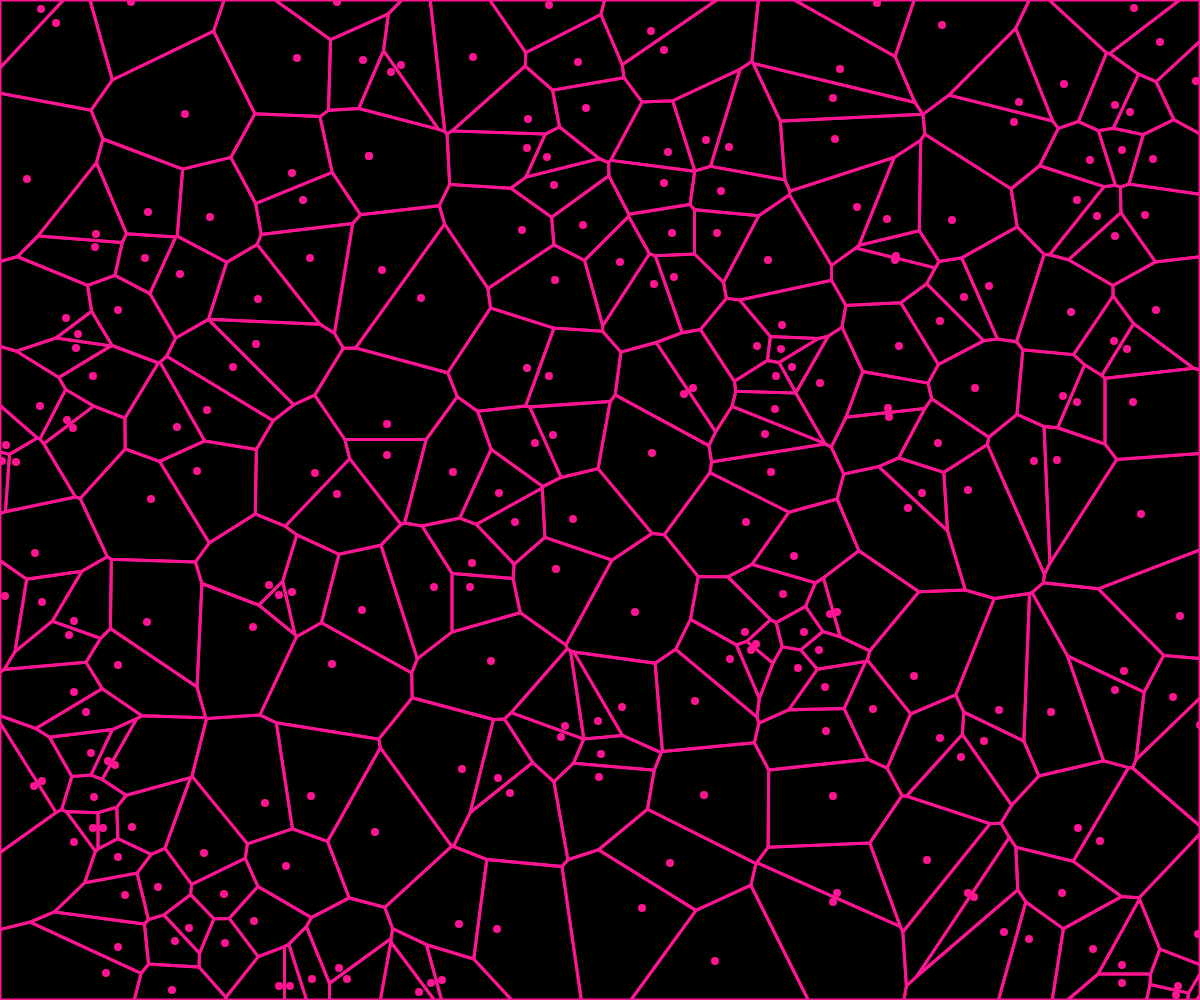
Frame 1 (no input)
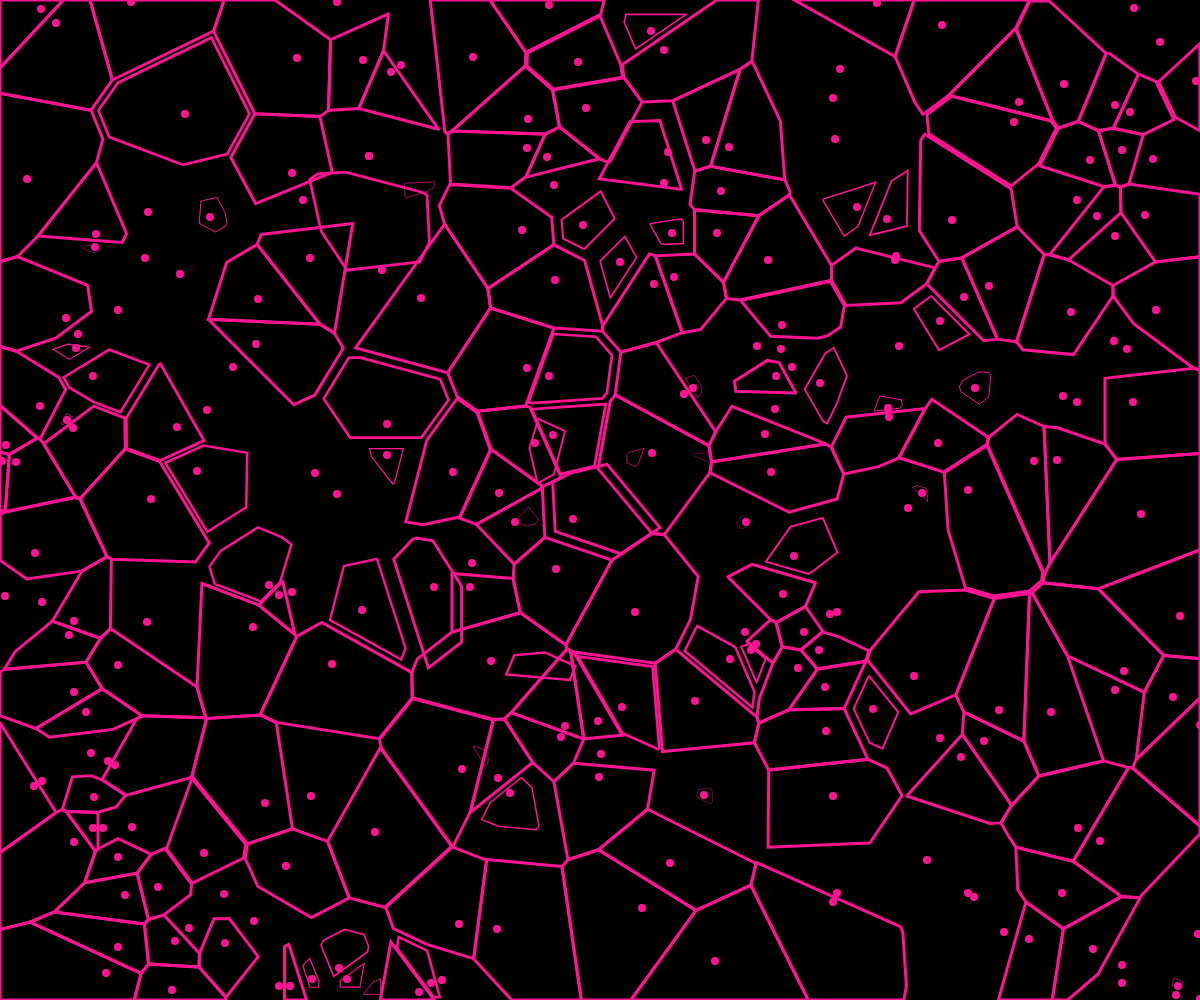
Frame 60 (no input)
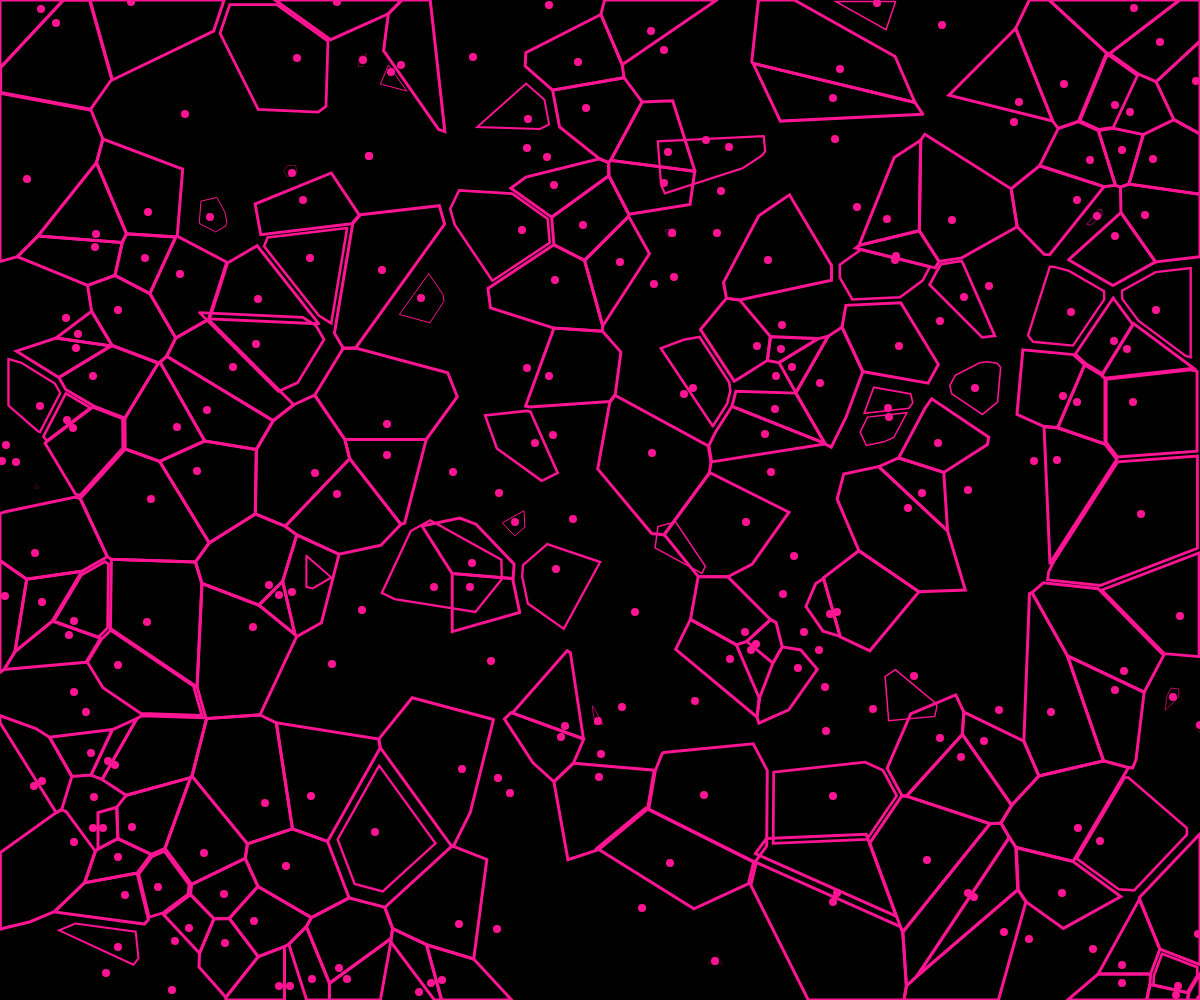
Frame 120 (the mouse pressed at the canvas centre since frame 60)

The p5.js sketch that drew these frames (run headless with seeded random() and noise() and a simulated clock; from frame 60 on, the mouse is pressed at the canvas centre):

// p5.js sketch
// ── sketch.js

/******************
Code by Vamoss
Original code link:
https://openprocessing.org/sketch/1622001

Author links:
http://vamoss.com.br
http://twitter.com/vamoss
http://github.com/vamoss
******************/

//inspired in
//https://www.istockphoto.com/br/vetor/c%C3%A9lulas-biol%C3%B3gicas-padr%C3%A3o-sem-emendas-gm117880281-8900911?st=3e2bf4c

const total = 250;
const totalLayers = 1;
var points = [];
var scales = [];
var polygons = [];

function setup() {
	createCanvas(windowWidth, windowHeight);
	
	points = new Float64Array(total * 2);
	scales = new Array(total);
	var j = 0;
	while(j < total){
		var x = round(random(width));
		var y = round(random(height));
		points[j * 2 + 0] = x;
		points[j * 2 + 1] = y;
		scales[j] = {scale:1};
		j++;
	}
	
	for(var i = 0; i < total; i++){
		var delay = random(100, 3000);
		anime({
			targets: scales[i],
			duration: 1000,
			direction: 'alternate',
			loop: true,
			scale: 0,
			easing: 'easeInOutExpo',
			delay: delay
		});
	}
	
	var delaunay = new Delaunay(points);
	var voronoi = delaunay.voronoi([0, 0, width, height]);
	polygons = Array.from(voronoi.cellPolygons());
}

function draw() {
	background("#000000");
	noFill();
	
	stroke("#FF1493");
	strokeWeight(3);
	drawVoronoi();
	
	//draw points
	strokeWeight(8);
	for(var i = 0; i < total; i++){
		point(points[i * 2], points[i * 2 + 1]);
	}
}

function drawVoronoi(){
	for (var i = 0; i < polygons.length; ++i) {
		push();
			translate(points[i * 2 + 0], points[i * 2 + 1]);
			scale(scales[i].scale);
			translate(-points[i * 2 + 0], -points[i * 2 + 1]);
			const polygon = polygons[i];
			beginShape();
			for (var j = 0; j < polygon.length; ++j) {
				vertex(...polygon[j]);
			}
			endShape();
		pop();
	}
}
// ── libs.js
/*
 * anime.js v3.2.1
 * (c) 2020 Julian Garnier
 * Released under the MIT license
 * animejs.com
 */

!function(n,e){"object"==typeof exports&&"undefined"!=typeof module?module.exports=e():"function"==typeof define&&define.amd?define(e):n.anime=e()}(this,function(){"use strict";var n={update:null,begin:null,loopBegin:null,changeBegin:null,change:null,changeComplete:null,loopComplete:null,complete:null,loop:1,direction:"normal",autoplay:!0,timelineOffset:0},e={duration:1e3,delay:0,endDelay:0,easing:"easeOutElastic(1, .5)",round:0},t=["translateX","translateY","translateZ","rotate","rotateX","rotateY","rotateZ","scale","scaleX","scaleY","scaleZ","skew","skewX","skewY","perspective","matrix","matrix3d"],r={CSS:{},springs:{}};function a(n,e,t){return Math.min(Math.max(n,e),t)}function o(n,e){return n.indexOf(e)>-1}function u(n,e){return n.apply(null,e)}var i={arr:function(n){return Array.isArray(n)},obj:function(n){return o(Object.prototype.toString.call(n),"Object")},pth:function(n){return i.obj(n)&&n.hasOwnProperty("totalLength")},svg:function(n){return n instanceof SVGElement},inp:function(n){return n instanceof HTMLInputElement},dom:function(n){return n.nodeType||i.svg(n)},str:function(n){return"string"==typeof n},fnc:function(n){return"function"==typeof n},und:function(n){return void 0===n},nil:function(n){return i.und(n)||null===n},hex:function(n){return/(^#[0-9A-F]{6}$)|(^#[0-9A-F]{3}$)/i.test(n)},rgb:function(n){return/^rgb/.test(n)},hsl:function(n){return/^hsl/.test(n)},col:function(n){return i.hex(n)||i.rgb(n)||i.hsl(n)},key:function(t){return!n.hasOwnProperty(t)&&!e.hasOwnProperty(t)&&"targets"!==t&&"keyframes"!==t}};function c(n){var e=/\(([^)]+)\)/.exec(n);return e?e[1].split(",").map(function(n){return parseFloat(n)}):[]}function s(n,e){var t=c(n),o=a(i.und(t[0])?1:t[0],.1,100),u=a(i.und(t[1])?100:t[1],.1,100),s=a(i.und(t[2])?10:t[2],.1,100),f=a(i.und(t[3])?0:t[3],.1,100),l=Math.sqrt(u/o),d=s/(2*Math.sqrt(u*o)),p=d<1?l*Math.sqrt(1-d*d):0,v=1,h=d<1?(d*l-f)/p:-f+l;function g(n){var t=e?e*n/1e3:n;return t=d<1?Math.exp(-t*d*l)*(v*Math.cos(p*t)+h*Math.sin(p*t)):(v+h*t)*Math.exp(-t*l),0===n||1===n?n:1-t}return e?g:function(){var e=r.springs[n];if(e)return e;for(var t=0,a=0;;)if(1===g(t+=1/6)){if(++a>=16)break}else a=0;var o=t*(1/6)*1e3;return r.springs[n]=o,o}}function f(n){return void 0===n&&(n=10),function(e){return Math.ceil(a(e,1e-6,1)*n)*(1/n)}}var l,d,p=function(){var n=11,e=1/(n-1);function t(n,e){return 1-3*e+3*n}function r(n,e){return 3*e-6*n}function a(n){return 3*n}function o(n,e,o){return((t(e,o)*n+r(e,o))*n+a(e))*n}function u(n,e,o){return 3*t(e,o)*n*n+2*r(e,o)*n+a(e)}return function(t,r,a,i){if(0<=t&&t<=1&&0<=a&&a<=1){var c=new Float32Array(n);if(t!==r||a!==i)for(var s=0;s<n;++s)c[s]=o(s*e,t,a);return function(n){return t===r&&a===i?n:0===n||1===n?n:o(f(n),r,i)}}function f(r){for(var i=0,s=1,f=n-1;s!==f&&c[s]<=r;++s)i+=e;var l=i+(r-c[--s])/(c[s+1]-c[s])*e,d=u(l,t,a);return d>=.001?function(n,e,t,r){for(var a=0;a<4;++a){var i=u(e,t,r);if(0===i)return e;e-=(o(e,t,r)-n)/i}return e}(r,l,t,a):0===d?l:function(n,e,t,r,a){for(var u,i,c=0;(u=o(i=e+(t-e)/2,r,a)-n)>0?t=i:e=i,Math.abs(u)>1e-7&&++c<10;);return i}(r,i,i+e,t,a)}}}(),v=(l={linear:function(){return function(n){return n}}},d={Sine:function(){return function(n){return 1-Math.cos(n*Math.PI/2)}},Circ:function(){return function(n){return 1-Math.sqrt(1-n*n)}},Back:function(){return function(n){return n*n*(3*n-2)}},Bounce:function(){return function(n){for(var e,t=4;n<((e=Math.pow(2,--t))-1)/11;);return 1/Math.pow(4,3-t)-7.5625*Math.pow((3*e-2)/22-n,2)}},Elastic:function(n,e){void 0===n&&(n=1),void 0===e&&(e=.5);var t=a(n,1,10),r=a(e,.1,2);return function(n){return 0===n||1===n?n:-t*Math.pow(2,10*(n-1))*Math.sin((n-1-r/(2*Math.PI)*Math.asin(1/t))*(2*Math.PI)/r)}}},["Quad","Cubic","Quart","Quint","Expo"].forEach(function(n,e){d[n]=function(){return function(n){return Math.pow(n,e+2)}}}),Object.keys(d).forEach(function(n){var e=d[n];l["easeIn"+n]=e,l["easeOut"+n]=function(n,t){return function(r){return 1-e(n,t)(1-r)}},l["easeInOut"+n]=function(n,t){return function(r){return r<.5?e(n,t)(2*r)/2:1-e(n,t)(-2*r+2)/2}},l["easeOutIn"+n]=function(n,t){return function(r){return r<.5?(1-e(n,t)(1-2*r))/2:(e(n,t)(2*r-1)+1)/2}}}),l);function h(n,e){if(i.fnc(n))return n;var t=n.split("(")[0],r=v[t],a=c(n);switch(t){case"spring":return s(n,e);case"cubicBezier":return u(p,a);case"steps":return u(f,a);default:return u(r,a)}}function g(n){try{return document.querySelectorAll(n)}catch(n){return}}function m(n,e){for(var t=n.length,r=arguments.length>=2?arguments[1]:void 0,a=[],o=0;o<t;o++)if(o in n){var u=n[o];e.call(r,u,o,n)&&a.push(u)}return a}function y(n){return n.reduce(function(n,e){return n.concat(i.arr(e)?y(e):e)},[])}function b(n){return i.arr(n)?n:(i.str(n)&&(n=g(n)||n),n instanceof NodeList||n instanceof HTMLCollection?[].slice.call(n):[n])}function M(n,e){return n.some(function(n){return n===e})}function x(n){var e={};for(var t in n)e[t]=n[t];return e}function w(n,e){var t=x(n);for(var r in n)t[r]=e.hasOwnProperty(r)?e[r]:n[r];return t}function k(n,e){var t=x(n);for(var r in e)t[r]=i.und(n[r])?e[r]:n[r];return t}function O(n){return i.rgb(n)?(t=/rgb\((\d+,\s*[\d]+,\s*[\d]+)\)/g.exec(e=n))?"rgba("+t[1]+",1)":e:i.hex(n)?(r=n.replace(/^#?([a-f\d])([a-f\d])([a-f\d])$/i,function(n,e,t,r){return e+e+t+t+r+r}),a=/^#?([a-f\d]{2})([a-f\d]{2})([a-f\d]{2})$/i.exec(r),"rgba("+parseInt(a[1],16)+","+parseInt(a[2],16)+","+parseInt(a[3],16)+",1)"):i.hsl(n)?function(n){var e,t,r,a=/hsl\((\d+),\s*([\d.]+)%,\s*([\d.]+)%\)/g.exec(n)||/hsla\((\d+),\s*([\d.]+)%,\s*([\d.]+)%,\s*([\d.]+)\)/g.exec(n),o=parseInt(a[1],10)/360,u=parseInt(a[2],10)/100,i=parseInt(a[3],10)/100,c=a[4]||1;function s(n,e,t){return t<0&&(t+=1),t>1&&(t-=1),t<1/6?n+6*(e-n)*t:t<.5?e:t<2/3?n+(e-n)*(2/3-t)*6:n}if(0==u)e=t=r=i;else{var f=i<.5?i*(1+u):i+u-i*u,l=2*i-f;e=s(l,f,o+1/3),t=s(l,f,o),r=s(l,f,o-1/3)}return"rgba("+255*e+","+255*t+","+255*r+","+c+")"}(n):void 0;var e,t,r,a}function C(n){var e=/[+-]?\d*\.?\d+(?:\.\d+)?(?:[eE][+-]?\d+)?(%|px|pt|em|rem|in|cm|mm|ex|ch|pc|vw|vh|vmin|vmax|deg|rad|turn)?$/.exec(n);if(e)return e[1]}function P(n,e){return i.fnc(n)?n(e.target,e.id,e.total):n}function I(n,e){return n.getAttribute(e)}function D(n,e,t){if(M([t,"deg","rad","turn"],C(e)))return e;var a=r.CSS[e+t];if(!i.und(a))return a;var o=document.createElement(n.tagName),u=n.parentNode&&n.parentNode!==document?n.parentNode:document.body;u.appendChild(o),o.style.position="absolute",o.style.width=100+t;var c=100/o.offsetWidth;u.removeChild(o);var s=c*parseFloat(e);return r.CSS[e+t]=s,s}function B(n,e,t){if(e in n.style){var r=e.replace(/([a-z])([A-Z])/g,"$1-$2").toLowerCase(),a=n.style[e]||getComputedStyle(n).getPropertyValue(r)||"0";return t?D(n,a,t):a}}function T(n,e){return i.dom(n)&&!i.inp(n)&&(!i.nil(I(n,e))||i.svg(n)&&n[e])?"attribute":i.dom(n)&&M(t,e)?"transform":i.dom(n)&&"transform"!==e&&B(n,e)?"css":null!=n[e]?"object":void 0}function E(n){if(i.dom(n)){for(var e,t=n.style.transform||"",r=/(\w+)\(([^)]*)\)/g,a=new Map;e=r.exec(t);)a.set(e[1],e[2]);return a}}function F(n,e,t,r){var a,u=o(e,"scale")?1:0+(o(a=e,"translate")||"perspective"===a?"px":o(a,"rotate")||o(a,"skew")?"deg":void 0),i=E(n).get(e)||u;return t&&(t.transforms.list.set(e,i),t.transforms.last=e),r?D(n,i,r):i}function A(n,e,t,r){switch(T(n,e)){case"transform":return F(n,e,r,t);case"css":return B(n,e,t);case"attribute":return I(n,e);default:return n[e]||0}}function N(n,e){var t=/^(\*=|\+=|-=)/.exec(n);if(!t)return n;var r=C(n)||0,a=parseFloat(e),o=parseFloat(n.replace(t[0],""));switch(t[0][0]){case"+":return a+o+r;case"-":return a-o+r;case"*":return a*o+r}}function S(n,e){if(i.col(n))return O(n);if(/\s/g.test(n))return n;var t=C(n),r=t?n.substr(0,n.length-t.length):n;return e?r+e:r}function L(n,e){return Math.sqrt(Math.pow(e.x-n.x,2)+Math.pow(e.y-n.y,2))}function j(n){for(var e,t=n.points,r=0,a=0;a<t.numberOfItems;a++){var o=t.getItem(a);a>0&&(r+=L(e,o)),e=o}return r}function q(n){if(n.getTotalLength)return n.getTotalLength();switch(n.tagName.toLowerCase()){case"circle":return o=n,2*Math.PI*I(o,"r");case"rect":return 2*I(a=n,"width")+2*I(a,"height");case"line":return L({x:I(r=n,"x1"),y:I(r,"y1")},{x:I(r,"x2"),y:I(r,"y2")});case"polyline":return j(n);case"polygon":return t=(e=n).points,j(e)+L(t.getItem(t.numberOfItems-1),t.getItem(0))}var e,t,r,a,o}function H(n,e){var t=e||{},r=t.el||function(n){for(var e=n.parentNode;i.svg(e)&&i.svg(e.parentNode);)e=e.parentNode;return e}(n),a=r.getBoundingClientRect(),o=I(r,"viewBox"),u=a.width,c=a.height,s=t.viewBox||(o?o.split(" "):[0,0,u,c]);return{el:r,viewBox:s,x:s[0]/1,y:s[1]/1,w:u,h:c,vW:s[2],vH:s[3]}}function V(n,e,t){function r(t){void 0===t&&(t=0);var r=e+t>=1?e+t:0;return n.el.getPointAtLength(r)}var a=H(n.el,n.svg),o=r(),u=r(-1),i=r(1),c=t?1:a.w/a.vW,s=t?1:a.h/a.vH;switch(n.property){case"x":return(o.x-a.x)*c;case"y":return(o.y-a.y)*s;case"angle":return 180*Math.atan2(i.y-u.y,i.x-u.x)/Math.PI}}function $(n,e){var t=/[+-]?\d*\.?\d+(?:\.\d+)?(?:[eE][+-]?\d+)?/g,r=S(i.pth(n)?n.totalLength:n,e)+"";return{original:r,numbers:r.match(t)?r.match(t).map(Number):[0],strings:i.str(n)||e?r.split(t):[]}}function W(n){return m(n?y(i.arr(n)?n.map(b):b(n)):[],function(n,e,t){return t.indexOf(n)===e})}function X(n){var e=W(n);return e.map(function(n,t){return{target:n,id:t,total:e.length,transforms:{list:E(n)}}})}function Y(n,e){var t=x(e);if(/^spring/.test(t.easing)&&(t.duration=s(t.easing)),i.arr(n)){var r=n.length;2===r&&!i.obj(n[0])?n={value:n}:i.fnc(e.duration)||(t.duration=e.duration/r)}var a=i.arr(n)?n:[n];return a.map(function(n,t){var r=i.obj(n)&&!i.pth(n)?n:{value:n};return i.und(r.delay)&&(r.delay=t?0:e.delay),i.und(r.endDelay)&&(r.endDelay=t===a.length-1?e.endDelay:0),r}).map(function(n){return k(n,t)})}function Z(n,e){var t=[],r=e.keyframes;for(var a in r&&(e=k(function(n){for(var e=m(y(n.map(function(n){return Object.keys(n)})),function(n){return i.key(n)}).reduce(function(n,e){return n.indexOf(e)<0&&n.push(e),n},[]),t={},r=function(r){var a=e[r];t[a]=n.map(function(n){var e={};for(var t in n)i.key(t)?t==a&&(e.value=n[t]):e[t]=n[t];return e})},a=0;a<e.length;a++)r(a);return t}(r),e)),e)i.key(a)&&t.push({name:a,tweens:Y(e[a],n)});return t}function G(n,e){var t;return n.tweens.map(function(r){var a=function(n,e){var t={};for(var r in n){var a=P(n[r],e);i.arr(a)&&1===(a=a.map(function(n){return P(n,e)})).length&&(a=a[0]),t[r]=a}return t.duration=parseFloat(t.duration),t.delay=parseFloat(t.delay),t}(r,e),o=a.value,u=i.arr(o)?o[1]:o,c=C(u),s=A(e.target,n.name,c,e),f=t?t.to.original:s,l=i.arr(o)?o[0]:f,d=C(l)||C(s),p=c||d;return i.und(u)&&(u=f),a.from=$(l,p),a.to=$(N(u,l),p),a.start=t?t.end:0,a.end=a.start+a.delay+a.duration+a.endDelay,a.easing=h(a.easing,a.duration),a.isPath=i.pth(o),a.isPathTargetInsideSVG=a.isPath&&i.svg(e.target),a.isColor=i.col(a.from.original),a.isColor&&(a.round=1),t=a,a})}var Q={css:function(n,e,t){return n.style[e]=t},attribute:function(n,e,t){return n.setAttribute(e,t)},object:function(n,e,t){return n[e]=t},transform:function(n,e,t,r,a){if(r.list.set(e,t),e===r.last||a){var o="";r.list.forEach(function(n,e){o+=e+"("+n+") "}),n.style.transform=o}}};function z(n,e){X(n).forEach(function(n){for(var t in e){var r=P(e[t],n),a=n.target,o=C(r),u=A(a,t,o,n),i=N(S(r,o||C(u)),u),c=T(a,t);Q[c](a,t,i,n.transforms,!0)}})}function _(n,e){return m(y(n.map(function(n){return e.map(function(e){return function(n,e){var t=T(n.target,e.name);if(t){var r=G(e,n),a=r[r.length-1];return{type:t,property:e.name,animatable:n,tweens:r,duration:a.end,delay:r[0].delay,endDelay:a.endDelay}}}(n,e)})})),function(n){return!i.und(n)})}function R(n,e){var t=n.length,r=function(n){return n.timelineOffset?n.timelineOffset:0},a={};return a.duration=t?Math.max.apply(Math,n.map(function(n){return r(n)+n.duration})):e.duration,a.delay=t?Math.min.apply(Math,n.map(function(n){return r(n)+n.delay})):e.delay,a.endDelay=t?a.duration-Math.max.apply(Math,n.map(function(n){return r(n)+n.duration-n.endDelay})):e.endDelay,a}var J=0;var K=[],U=function(){var n;function e(t){for(var r=K.length,a=0;a<r;){var o=K[a];o.paused?(K.splice(a,1),r--):(o.tick(t),a++)}n=a>0?requestAnimationFrame(e):void 0}return"undefined"!=typeof document&&document.addEventListener("visibilitychange",function(){en.suspendWhenDocumentHidden&&(nn()?n=cancelAnimationFrame(n):(K.forEach(function(n){return n._onDocumentVisibility()}),U()))}),function(){n||nn()&&en.suspendWhenDocumentHidden||!(K.length>0)||(n=requestAnimationFrame(e))}}();function nn(){return!!document&&document.hidden}function en(t){void 0===t&&(t={});var r,o=0,u=0,i=0,c=0,s=null;function f(n){var e=window.Promise&&new Promise(function(n){return s=n});return n.finished=e,e}var l,d,p,v,h,g,y,b,M=(d=w(n,l=t),p=w(e,l),v=Z(p,l),h=X(l.targets),g=_(h,v),y=R(g,p),b=J,J++,k(d,{id:b,children:[],animatables:h,animations:g,duration:y.duration,delay:y.delay,endDelay:y.endDelay}));f(M);function x(){var n=M.direction;"alternate"!==n&&(M.direction="normal"!==n?"normal":"reverse"),M.reversed=!M.reversed,r.forEach(function(n){return n.reversed=M.reversed})}function O(n){return M.reversed?M.duration-n:n}function C(){o=0,u=O(M.currentTime)*(1/en.speed)}function P(n,e){e&&e.seek(n-e.timelineOffset)}function I(n){for(var e=0,t=M.animations,r=t.length;e<r;){var o=t[e],u=o.animatable,i=o.tweens,c=i.length-1,s=i[c];c&&(s=m(i,function(e){return n<e.end})[0]||s);for(var f=a(n-s.start-s.delay,0,s.duration)/s.duration,l=isNaN(f)?1:s.easing(f),d=s.to.strings,p=s.round,v=[],h=s.to.numbers.length,g=void 0,y=0;y<h;y++){var b=void 0,x=s.to.numbers[y],w=s.from.numbers[y]||0;b=s.isPath?V(s.value,l*x,s.isPathTargetInsideSVG):w+l*(x-w),p&&(s.isColor&&y>2||(b=Math.round(b*p)/p)),v.push(b)}var k=d.length;if(k){g=d[0];for(var O=0;O<k;O++){d[O];var C=d[O+1],P=v[O];isNaN(P)||(g+=C?P+C:P+" ")}}else g=v[0];Q[o.type](u.target,o.property,g,u.transforms),o.currentValue=g,e++}}function D(n){M[n]&&!M.passThrough&&M[n](M)}function B(n){var e=M.duration,t=M.delay,l=e-M.endDelay,d=O(n);M.progress=a(d/e*100,0,100),M.reversePlayback=d<M.currentTime,r&&function(n){if(M.reversePlayback)for(var e=c;e--;)P(n,r[e]);else for(var t=0;t<c;t++)P(n,r[t])}(d),!M.began&&M.currentTime>0&&(M.began=!0,D("begin")),!M.loopBegan&&M.currentTime>0&&(M.loopBegan=!0,D("loopBegin")),d<=t&&0!==M.currentTime&&I(0),(d>=l&&M.currentTime!==e||!e)&&I(e),d>t&&d<l?(M.changeBegan||(M.changeBegan=!0,M.changeCompleted=!1,D("changeBegin")),D("change"),I(d)):M.changeBegan&&(M.changeCompleted=!0,M.changeBegan=!1,D("changeComplete")),M.currentTime=a(d,0,e),M.began&&D("update"),n>=e&&(u=0,M.remaining&&!0!==M.remaining&&M.remaining--,M.remaining?(o=i,D("loopComplete"),M.loopBegan=!1,"alternate"===M.direction&&x()):(M.paused=!0,M.completed||(M.completed=!0,D("loopComplete"),D("complete"),!M.passThrough&&"Promise"in window&&(s(),f(M)))))}return M.reset=function(){var n=M.direction;M.passThrough=!1,M.currentTime=0,M.progress=0,M.paused=!0,M.began=!1,M.loopBegan=!1,M.changeBegan=!1,M.completed=!1,M.changeCompleted=!1,M.reversePlayback=!1,M.reversed="reverse"===n,M.remaining=M.loop,r=M.children;for(var e=c=r.length;e--;)M.children[e].reset();(M.reversed&&!0!==M.loop||"alternate"===n&&1===M.loop)&&M.remaining++,I(M.reversed?M.duration:0)},M._onDocumentVisibility=C,M.set=function(n,e){return z(n,e),M},M.tick=function(n){i=n,o||(o=i),B((i+(u-o))*en.speed)},M.seek=function(n){B(O(n))},M.pause=function(){M.paused=!0,C()},M.play=function(){M.paused&&(M.completed&&M.reset(),M.paused=!1,K.push(M),C(),U())},M.reverse=function(){x(),M.completed=!M.reversed,C()},M.restart=function(){M.reset(),M.play()},M.remove=function(n){rn(W(n),M)},M.reset(),M.autoplay&&M.play(),M}function tn(n,e){for(var t=e.length;t--;)M(n,e[t].animatable.target)&&e.splice(t,1)}function rn(n,e){var t=e.animations,r=e.children;tn(n,t);for(var a=r.length;a--;){var o=r[a],u=o.animations;tn(n,u),u.length||o.children.length||r.splice(a,1)}t.length||r.length||e.pause()}return en.version="3.2.1",en.speed=1,en.suspendWhenDocumentHidden=!0,en.running=K,en.remove=function(n){for(var e=W(n),t=K.length;t--;)rn(e,K[t])},en.get=A,en.set=z,en.convertPx=D,en.path=function(n,e){var t=i.str(n)?g(n)[0]:n,r=e||100;return function(n){return{property:n,el:t,svg:H(t),totalLength:q(t)*(r/100)}}},en.setDashoffset=function(n){var e=q(n);return n.setAttribute("stroke-dasharray",e),e},en.stagger=function(n,e){void 0===e&&(e={});var t=e.direction||"normal",r=e.easing?h(e.easing):null,a=e.grid,o=e.axis,u=e.from||0,c="first"===u,s="center"===u,f="last"===u,l=i.arr(n),d=l?parseFloat(n[0]):parseFloat(n),p=l?parseFloat(n[1]):0,v=C(l?n[1]:n)||0,g=e.start||0+(l?d:0),m=[],y=0;return function(n,e,i){if(c&&(u=0),s&&(u=(i-1)/2),f&&(u=i-1),!m.length){for(var h=0;h<i;h++){if(a){var b=s?(a[0]-1)/2:u%a[0],M=s?(a[1]-1)/2:Math.floor(u/a[0]),x=b-h%a[0],w=M-Math.floor(h/a[0]),k=Math.sqrt(x*x+w*w);"x"===o&&(k=-x),"y"===o&&(k=-w),m.push(k)}else m.push(Math.abs(u-h));y=Math.max.apply(Math,m)}r&&(m=m.map(function(n){return r(n/y)*y})),"reverse"===t&&(m=m.map(function(n){return o?n<0?-1*n:-n:Math.abs(y-n)}))}return g+(l?(p-d)/y:d)*(Math.round(100*m[e])/100)+v}},en.timeline=function(n){void 0===n&&(n={});var t=en(n);return t.duration=0,t.add=function(r,a){var o=K.indexOf(t),u=t.children;function c(n){n.passThrough=!0}o>-1&&K.splice(o,1);for(var s=0;s<u.length;s++)c(u[s]);var f=k(r,w(e,n));f.targets=f.targets||n.targets;var l=t.duration;f.autoplay=!1,f.direction=t.direction,f.timelineOffset=i.und(a)?l:N(a,l),c(t),t.seek(f.timelineOffset);var d=en(f);c(d),u.push(d);var p=R(u,n);return t.delay=p.delay,t.endDelay=p.endDelay,t.duration=p.duration,t.seek(0),t.reset(),t.autoplay&&t.play(),t},t},en.easing=h,en.penner=v,en.random=function(n,e){return Math.floor(Math.random()*(e-n+1))+n},en});



//https://github.com/d3/d3-delaunay/blob/main/src/path.js
const epsilon = 1e-6;

class Path {
  constructor() {
    this._x0 = this._y0 = // start of current subpath
    this._x1 = this._y1 = null; // end of current subpath
    this._ = "";
  }
  moveTo(x, y) {
    this._ += `M${this._x0 = this._x1 = +x},${this._y0 = this._y1 = +y}`;
  }
  closePath() {
    if (this._x1 !== null) {
      this._x1 = this._x0, this._y1 = this._y0;
      this._ += "Z";
    }
  }
  lineTo(x, y) {
    this._ += `L${this._x1 = +x},${this._y1 = +y}`;
  }
  arc(x, y, r) {
    x = +x, y = +y, r = +r;
    const x0 = x + r;
    const y0 = y;
    if (r < 0) throw new Error("negative radius");
    if (this._x1 === null) this._ += `M${x0},${y0}`;
    else if (Math.abs(this._x1 - x0) > epsilon || Math.abs(this._y1 - y0) > epsilon) this._ += "L" + x0 + "," + y0;
    if (!r) return;
    this._ += `A${r},${r},0,1,1,${x - r},${y}A${r},${r},0,1,1,${this._x1 = x0},${this._y1 = y0}`;
  }
  rect(x, y, w, h) {
    this._ += `M${this._x0 = this._x1 = +x},${this._y0 = this._y1 = +y}h${+w}v${+h}h${-w}Z`;
  }
  value() {
    return this._ || null;
  }
}

//https://github.com/d3/d3-delaunay/blob/main/src/polygon.js
class Polygon {
    constructor() {
      this._ = [];
    }
    moveTo(x, y) {
      this._.push([x, y]);
    }
    closePath() {
      this._.push(this._[0].slice());
    }
    lineTo(x, y) {
      this._.push([x, y]);
    }
    value() {
      return this._.length ? this._ : null;
    }
  }


//https://github.com/d3/d3-delaunay/blob/main/src/voronoi.js
class Voronoi {
    constructor(delaunay, [xmin, ymin, xmax, ymax] = [0, 0, 960, 500]) {
      if (!((xmax = +xmax) >= (xmin = +xmin)) || !((ymax = +ymax) >= (ymin = +ymin))) throw new Error("invalid bounds");
      this.delaunay = delaunay;
      this._circumcenters = new Float64Array(delaunay.points.length * 2);
      this.vectors = new Float64Array(delaunay.points.length * 2);
      this.xmax = xmax, this.xmin = xmin;
      this.ymax = ymax, this.ymin = ymin;
      this._init();
    }
    update() {
      this.delaunay.update();
      this._init();
      return this;
    }
    _init() {
      const {delaunay: {points, hull, triangles}, vectors} = this;
  
      // Compute circumcenters.
      const circumcenters = this.circumcenters = this._circumcenters.subarray(0, triangles.length / 3 * 2);
      for (let i = 0, j = 0, n = triangles.length, x, y; i < n; i += 3, j += 2) {
        const t1 = triangles[i] * 2;
        const t2 = triangles[i + 1] * 2;
        const t3 = triangles[i + 2] * 2;
        const x1 = points[t1];
        const y1 = points[t1 + 1];
        const x2 = points[t2];
        const y2 = points[t2 + 1];
        const x3 = points[t3];
        const y3 = points[t3 + 1];
  
        const dx = x2 - x1;
        const dy = y2 - y1;
        const ex = x3 - x1;
        const ey = y3 - y1;
        const ab = (dx * ey - dy * ex) * 2;
  
        if (Math.abs(ab) < 1e-9) {
          // degenerate case (collinear diagram)
          // almost equal points (degenerate triangle)
          // the circumcenter is at the infinity, in a
          // direction that is:
          // 1. orthogonal to the halfedge.
          let a = 1e9;
          // 2. points away from the center; since the list of triangles starts
          // in the center, the first point of the first triangle
          // will be our reference
          const r = triangles[0] * 2;
          a *= Math.sign((points[r] - x1) * ey - (points[r + 1] - y1) * ex);
          x = (x1 + x3) / 2 - a * ey;
          y = (y1 + y3) / 2 + a * ex;
        } else {
          const d = 1 / ab;
          const bl = dx * dx + dy * dy;
          const cl = ex * ex + ey * ey;
          x = x1 + (ey * bl - dy * cl) * d;
          y = y1 + (dx * cl - ex * bl) * d;
        }
        circumcenters[j] = x;
        circumcenters[j + 1] = y;
      }
  
      // Compute exterior cell rays.
      let h = hull[hull.length - 1];
      let p0, p1 = h * 4;
      let x0, x1 = points[2 * h];
      let y0, y1 = points[2 * h + 1];
      vectors.fill(0);
      for (let i = 0; i < hull.length; ++i) {
        h = hull[i];
        p0 = p1, x0 = x1, y0 = y1;
        p1 = h * 4, x1 = points[2 * h], y1 = points[2 * h + 1];
        vectors[p0 + 2] = vectors[p1] = y0 - y1;
        vectors[p0 + 3] = vectors[p1 + 1] = x1 - x0;
      }
    }
    render(context) {
      const buffer = context == null ? context = new Path : undefined;
      const {delaunay: {halfedges, inedges, hull}, circumcenters, vectors} = this;
      if (hull.length <= 1) return null;
      for (let i = 0, n = halfedges.length; i < n; ++i) {
        const j = halfedges[i];
        if (j < i) continue;
        const ti = Math.floor(i / 3) * 2;
        const tj = Math.floor(j / 3) * 2;
        const xi = circumcenters[ti];
        const yi = circumcenters[ti + 1];
        const xj = circumcenters[tj];
        const yj = circumcenters[tj + 1];
        this._renderSegment(xi, yi, xj, yj, context);
      }
      let h0, h1 = hull[hull.length - 1];
      for (let i = 0; i < hull.length; ++i) {
        h0 = h1, h1 = hull[i];
        const t = Math.floor(inedges[h1] / 3) * 2;
        const x = circumcenters[t];
        const y = circumcenters[t + 1];
        const v = h0 * 4;
        const p = this._project(x, y, vectors[v + 2], vectors[v + 3]);
        if (p) this._renderSegment(x, y, p[0], p[1], context);
      }
      return buffer && buffer.value();
    }
    renderBounds(context) {
      const buffer = context == null ? context = new Path : undefined;
      context.rect(this.xmin, this.ymin, this.xmax - this.xmin, this.ymax - this.ymin);
      return buffer && buffer.value();
    }
    renderCell(i, context) {
      const buffer = context == null ? context = new Path : undefined;
      const points = this._clip(i);
      if (points === null || !points.length) return;
      context.moveTo(points[0], points[1]);
      let n = points.length;
      while (points[0] === points[n-2] && points[1] === points[n-1] && n > 1) n -= 2;
      for (let i = 2; i < n; i += 2) {
        if (points[i] !== points[i-2] || points[i+1] !== points[i-1])
          context.lineTo(points[i], points[i + 1]);
      }
      context.closePath();
      return buffer && buffer.value();
    }
    *cellPolygons() {
      const {delaunay: {points}} = this;
      for (let i = 0, n = points.length / 2; i < n; ++i) {
        const cell = this.cellPolygon(i);
        if (cell) cell.index = i, yield cell;
      }
    }
    cellPolygon(i) {
      const polygon = new Polygon;
      this.renderCell(i, polygon);
      return polygon.value();
    }
    _renderSegment(x0, y0, x1, y1, context) {
      let S;
      const c0 = this._regioncode(x0, y0);
      const c1 = this._regioncode(x1, y1);
      if (c0 === 0 && c1 === 0) {
        context.moveTo(x0, y0);
        context.lineTo(x1, y1);
      } else if (S = this._clipSegment(x0, y0, x1, y1, c0, c1)) {
        context.moveTo(S[0], S[1]);
        context.lineTo(S[2], S[3]);
      }
    }
    contains(i, x, y) {
      if ((x = +x, x !== x) || (y = +y, y !== y)) return false;
      return this.delaunay._step(i, x, y) === i;
    }
    *neighbors(i) {
      const ci = this._clip(i);
      if (ci) for (const j of this.delaunay.neighbors(i)) {
        const cj = this._clip(j);
        // find the common edge
        if (cj) loop: for (let ai = 0, li = ci.length; ai < li; ai += 2) {
          for (let aj = 0, lj = cj.length; aj < lj; aj += 2) {
            if (ci[ai] == cj[aj]
            && ci[ai + 1] == cj[aj + 1]
            && ci[(ai + 2) % li] == cj[(aj + lj - 2) % lj]
            && ci[(ai + 3) % li] == cj[(aj + lj - 1) % lj]
            ) {
              yield j;
              break loop;
            }
          }
        }
      }
    }
    _cell(i) {
      const {circumcenters, delaunay: {inedges, halfedges, triangles}} = this;
      const e0 = inedges[i];
      if (e0 === -1) return null; // coincident point
      const points = [];
      let e = e0;
      do {
        const t = Math.floor(e / 3);
        points.push(circumcenters[t * 2], circumcenters[t * 2 + 1]);
        e = e % 3 === 2 ? e - 2 : e + 1;
        if (triangles[e] !== i) break; // bad triangulation
        e = halfedges[e];
      } while (e !== e0 && e !== -1);
      return points;
    }
    _clip(i) {
      // degenerate case (1 valid point: return the box)
      if (i === 0 && this.delaunay.hull.length === 1) {
        return [this.xmax, this.ymin, this.xmax, this.ymax, this.xmin, this.ymax, this.xmin, this.ymin];
      }
      const points = this._cell(i);
      if (points === null) return null;
      const {vectors: V} = this;
      const v = i * 4;
      return V[v] || V[v + 1]
          ? this._clipInfinite(i, points, V[v], V[v + 1], V[v + 2], V[v + 3])
          : this._clipFinite(i, points);
    }
    _clipFinite(i, points) {
      const n = points.length;
      let P = null;
      let x0, y0, x1 = points[n - 2], y1 = points[n - 1];
      let c0, c1 = this._regioncode(x1, y1);
      let e0, e1 = 0;
      for (let j = 0; j < n; j += 2) {
        x0 = x1, y0 = y1, x1 = points[j], y1 = points[j + 1];
        c0 = c1, c1 = this._regioncode(x1, y1);
        if (c0 === 0 && c1 === 0) {
          e0 = e1, e1 = 0;
          if (P) P.push(x1, y1);
          else P = [x1, y1];
        } else {
          let S, sx0, sy0, sx1, sy1;
          if (c0 === 0) {
            if ((S = this._clipSegment(x0, y0, x1, y1, c0, c1)) === null) continue;
            [sx0, sy0, sx1, sy1] = S;
          } else {
            if ((S = this._clipSegment(x1, y1, x0, y0, c1, c0)) === null) continue;
            [sx1, sy1, sx0, sy0] = S;
            e0 = e1, e1 = this._edgecode(sx0, sy0);
            if (e0 && e1) this._edge(i, e0, e1, P, P.length);
            if (P) P.push(sx0, sy0);
            else P = [sx0, sy0];
          }
          e0 = e1, e1 = this._edgecode(sx1, sy1);
          if (e0 && e1) this._edge(i, e0, e1, P, P.length);
          if (P) P.push(sx1, sy1);
          else P = [sx1, sy1];
        }
      }
      if (P) {
        e0 = e1, e1 = this._edgecode(P[0], P[1]);
        if (e0 && e1) this._edge(i, e0, e1, P, P.length);
      } else if (this.contains(i, (this.xmin + this.xmax) / 2, (this.ymin + this.ymax) / 2)) {
        return [this.xmax, this.ymin, this.xmax, this.ymax, this.xmin, this.ymax, this.xmin, this.ymin];
      }
      return P;
    }
    _clipSegment(x0, y0, x1, y1, c0, c1) {
      while (true) {
        if (c0 === 0 && c1 === 0) return [x0, y0, x1, y1];
        if (c0 & c1) return null;
        let x, y, c = c0 || c1;
        if (c & 0b1000) x = x0 + (x1 - x0) * (this.ymax - y0) / (y1 - y0), y = this.ymax;
        else if (c & 0b0100) x = x0 + (x1 - x0) * (this.ymin - y0) / (y1 - y0), y = this.ymin;
        else if (c & 0b0010) y = y0 + (y1 - y0) * (this.xmax - x0) / (x1 - x0), x = this.xmax;
        else y = y0 + (y1 - y0) * (this.xmin - x0) / (x1 - x0), x = this.xmin;
        if (c0) x0 = x, y0 = y, c0 = this._regioncode(x0, y0);
        else x1 = x, y1 = y, c1 = this._regioncode(x1, y1);
      }
    }
    _clipInfinite(i, points, vx0, vy0, vxn, vyn) {
      let P = Array.from(points), p;
      if (p = this._project(P[0], P[1], vx0, vy0)) P.unshift(p[0], p[1]);
      if (p = this._project(P[P.length - 2], P[P.length - 1], vxn, vyn)) P.push(p[0], p[1]);
      if (P = this._clipFinite(i, P)) {
        for (let j = 0, n = P.length, c0, c1 = this._edgecode(P[n - 2], P[n - 1]); j < n; j += 2) {
          c0 = c1, c1 = this._edgecode(P[j], P[j + 1]);
          if (c0 && c1) j = this._edge(i, c0, c1, P, j), n = P.length;
        }
      } else if (this.contains(i, (this.xmin + this.xmax) / 2, (this.ymin + this.ymax) / 2)) {
        P = [this.xmin, this.ymin, this.xmax, this.ymin, this.xmax, this.ymax, this.xmin, this.ymax];
      }
      return P;
    }
    _edge(i, e0, e1, P, j) {
      while (e0 !== e1) {
        let x, y;
        switch (e0) {
          case 0b0101: e0 = 0b0100; continue; // top-left
          case 0b0100: e0 = 0b0110, x = this.xmax, y = this.ymin; break; // top
          case 0b0110: e0 = 0b0010; continue; // top-right
          case 0b0010: e0 = 0b1010, x = this.xmax, y = this.ymax; break; // right
          case 0b1010: e0 = 0b1000; continue; // bottom-right
          case 0b1000: e0 = 0b1001, x = this.xmin, y = this.ymax; break; // bottom
          case 0b1001: e0 = 0b0001; continue; // bottom-left
          case 0b0001: e0 = 0b0101, x = this.xmin, y = this.ymin; break; // left
        }
        // Note: this implicitly checks for out of bounds: if P[j] or P[j+1] are
        // undefined, the conditional statement will be executed.
        if ((P[j] !== x || P[j + 1] !== y) && this.contains(i, x, y)) {
          P.splice(j, 0, x, y), j += 2;
        }
      }
      if (P.length > 4) {
        for (let i = 0; i < P.length; i+= 2) {
          const j = (i + 2) % P.length, k = (i + 4) % P.length;
          if (P[i] === P[j] && P[j] === P[k]
          || P[i + 1] === P[j + 1] && P[j + 1] === P[k + 1])
            P.splice(j, 2), i -= 2;
        }
      }
      return j;
    }
    _project(x0, y0, vx, vy) {
      let t = Infinity, c, x, y;
      if (vy < 0) { // top
        if (y0 <= this.ymin) return null;
        if ((c = (this.ymin - y0) / vy) < t) y = this.ymin, x = x0 + (t = c) * vx;
      } else if (vy > 0) { // bottom
        if (y0 >= this.ymax) return null;
        if ((c = (this.ymax - y0) / vy) < t) y = this.ymax, x = x0 + (t = c) * vx;
      }
      if (vx > 0) { // right
        if (x0 >= this.xmax) return null;
        if ((c = (this.xmax - x0) / vx) < t) x = this.xmax, y = y0 + (t = c) * vy;
      } else if (vx < 0) { // left
        if (x0 <= this.xmin) return null;
        if ((c = (this.xmin - x0) / vx) < t) x = this.xmin, y = y0 + (t = c) * vy;
      }
      return [x, y];
    }
    _edgecode(x, y) {
      return (x === this.xmin ? 0b0001
          : x === this.xmax ? 0b0010 : 0b0000)
          | (y === this.ymin ? 0b0100
          : y === this.ymax ? 0b1000 : 0b0000);
    }
    _regioncode(x, y) {
      return (x < this.xmin ? 0b0001
          : x > this.xmax ? 0b0010 : 0b0000)
          | (y < this.ymin ? 0b0100
          : y > this.ymax ? 0b1000 : 0b0000);
    }
  }


//https://github.com/d3/d3-delaunay/blob/main/src/delaunay.js
const tau = 2 * Math.PI, pow = Math.pow;

function pointX(p) {
  return p[0];
}

function pointY(p) {
  return p[1];
}

// A triangulation is collinear if all its triangles have a non-null area
function collinear(d) {
  const {triangles, coords} = d;
  for (let i = 0; i < triangles.length; i += 3) {
    const a = 2 * triangles[i],
          b = 2 * triangles[i + 1],
          c = 2 * triangles[i + 2],
          cross = (coords[c] - coords[a]) * (coords[b + 1] - coords[a + 1])
                - (coords[b] - coords[a]) * (coords[c + 1] - coords[a + 1]);
    if (cross > 1e-10) return false;
  }
  return true;
}

function jitter(x, y, r) {
  return [x + Math.sin(x + y) * r, y + Math.cos(x - y) * r];
}

class Delaunay {
  static from(points, fx = pointX, fy = pointY, that) {
    return new Delaunay("length" in points
        ? flatArray(points, fx, fy, that)
        : Float64Array.from(flatIterable(points, fx, fy, that)));
  }
  constructor(points) {
    this._delaunator = new Delaunator(points);
    this.inedges = new Int32Array(points.length / 2);
    this._hullIndex = new Int32Array(points.length / 2);
    this.points = this._delaunator.coords;
    this._init();
  }
  update() {
    this._delaunator.update();
    this._init();
    return this;
  }
  _init() {
    const d = this._delaunator, points = this.points;

    // check for collinear
    if (d.hull && d.hull.length > 2 && collinear(d)) {
      this.collinear = Int32Array.from({length: points.length/2}, (_,i) => i)
        .sort((i, j) => points[2 * i] - points[2 * j] || points[2 * i + 1] - points[2 * j + 1]); // for exact neighbors
      const e = this.collinear[0], f = this.collinear[this.collinear.length - 1],
        bounds = [ points[2 * e], points[2 * e + 1], points[2 * f], points[2 * f + 1] ],
        r = 1e-8 * Math.hypot(bounds[3] - bounds[1], bounds[2] - bounds[0]);
      for (let i = 0, n = points.length / 2; i < n; ++i) {
        const p = jitter(points[2 * i], points[2 * i + 1], r);
        points[2 * i] = p[0];
        points[2 * i + 1] = p[1];
      }
      this._delaunator = new Delaunator(points);
    } else {
      delete this.collinear;
    }

    const halfedges = this.halfedges = this._delaunator.halfedges;
    const hull = this.hull = this._delaunator.hull;
    const triangles = this.triangles = this._delaunator.triangles;
    const inedges = this.inedges.fill(-1);
    const hullIndex = this._hullIndex.fill(-1);

    // Compute an index from each point to an (arbitrary) incoming halfedge
    // Used to give the first neighbor of each point; for this reason,
    // on the hull we give priority to exterior halfedges
    for (let e = 0, n = halfedges.length; e < n; ++e) {
      const p = triangles[e % 3 === 2 ? e - 2 : e + 1];
      if (halfedges[e] === -1 || inedges[p] === -1) inedges[p] = e;
    }
    for (let i = 0, n = hull.length; i < n; ++i) {
      hullIndex[hull[i]] = i;
    }

    // degenerate case: 1 or 2 (distinct) points
    if (hull.length <= 2 && hull.length > 0) {
      this.triangles = new Int32Array(3).fill(-1);
      this.halfedges = new Int32Array(3).fill(-1);
      this.triangles[0] = hull[0];
      inedges[hull[0]] = 1;
      if (hull.length === 2) {
        inedges[hull[1]] = 0;
        this.triangles[1] = hull[1];
        this.triangles[2] = hull[1];
      }
    }
  }
  voronoi(bounds) {
    return new Voronoi(this, bounds);
  }
  *neighbors(i) {
    const {inedges, hull, _hullIndex, halfedges, triangles, collinear} = this;

    // degenerate case with several collinear points
    if (collinear) {
      const l = collinear.indexOf(i);
      if (l > 0) yield collinear[l - 1];
      if (l < collinear.length - 1) yield collinear[l + 1];
      return;
    }

    const e0 = inedges[i];
    if (e0 === -1) return; // coincident point
    let e = e0, p0 = -1;
    do {
      yield p0 = triangles[e];
      e = e % 3 === 2 ? e - 2 : e + 1;
      if (triangles[e] !== i) return; // bad triangulation
      e = halfedges[e];
      if (e === -1) {
        const p = hull[(_hullIndex[i] + 1) % hull.length];
        if (p !== p0) yield p;
        return;
      }
    } while (e !== e0);
  }
  find(x, y, i = 0) {
    if ((x = +x, x !== x) || (y = +y, y !== y)) return -1;
    const i0 = i;
    let c;
    while ((c = this._step(i, x, y)) >= 0 && c !== i && c !== i0) i = c;
    return c;
  }
  _step(i, x, y) {
    const {inedges, hull, _hullIndex, halfedges, triangles, points} = this;
    if (inedges[i] === -1 || !points.length) return (i + 1) % (points.length >> 1);
    let c = i;
    let dc = pow(x - points[i * 2], 2) + pow(y - points[i * 2 + 1], 2);
    const e0 = inedges[i];
    let e = e0;
    do {
      let t = triangles[e];
      const dt = pow(x - points[t * 2], 2) + pow(y - points[t * 2 + 1], 2);
      if (dt < dc) dc = dt, c = t;
      e = e % 3 === 2 ? e - 2 : e + 1;
      if (triangles[e] !== i) break; // bad triangulation
      e = halfedges[e];
      if (e === -1) {
        e = hull[(_hullIndex[i] + 1) % hull.length];
        if (e !== t) {
          if (pow(x - points[e * 2], 2) + pow(y - points[e * 2 + 1], 2) < dc) return e;
        }
        break;
      }
    } while (e !== e0);
    return c;
  }
  render(context) {
    const buffer = context == null ? context = new Path : undefined;
    const {points, halfedges, triangles} = this;
    for (let i = 0, n = halfedges.length; i < n; ++i) {
      const j = halfedges[i];
      if (j < i) continue;
      const ti = triangles[i] * 2;
      const tj = triangles[j] * 2;
      context.moveTo(points[ti], points[ti + 1]);
      context.lineTo(points[tj], points[tj + 1]);
    }
    this.renderHull(context);
    return buffer && buffer.value();
  }
  renderPoints(context, r) {
    if (r === undefined && (!context || typeof context.moveTo !== "function")) r = context, context = null;
    r = r == undefined ? 2 : +r;
    const buffer = context == null ? context = new Path : undefined;
    const {points} = this;
    for (let i = 0, n = points.length; i < n; i += 2) {
      const x = points[i], y = points[i + 1];
      context.moveTo(x + r, y);
      context.arc(x, y, r, 0, tau);
    }
    return buffer && buffer.value();
  }
  renderHull(context) {
    const buffer = context == null ? context = new Path : undefined;
    const {hull, points} = this;
    const h = hull[0] * 2, n = hull.length;
    context.moveTo(points[h], points[h + 1]);
    for (let i = 1; i < n; ++i) {
      const h = 2 * hull[i];
      context.lineTo(points[h], points[h + 1]);
    }
    context.closePath();
    return buffer && buffer.value();
  }
  hullPolygon() {
    const polygon = new Polygon;
    this.renderHull(polygon);
    return polygon.value();
  }
  renderTriangle(i, context) {
    const buffer = context == null ? context = new Path : undefined;
    const {points, triangles} = this;
    const t0 = triangles[i *= 3] * 2;
    const t1 = triangles[i + 1] * 2;
    const t2 = triangles[i + 2] * 2;
    context.moveTo(points[t0], points[t0 + 1]);
    context.lineTo(points[t1], points[t1 + 1]);
    context.lineTo(points[t2], points[t2 + 1]);
    context.closePath();
    return buffer && buffer.value();
  }
  *trianglePolygons() {
    const {triangles} = this;
    for (let i = 0, n = triangles.length / 3; i < n; ++i) {
      yield this.trianglePolygon(i);
    }
  }
  trianglePolygon(i) {
    const polygon = new Polygon;
    this.renderTriangle(i, polygon);
    return polygon.value();
  }
}

function flatArray(points, fx, fy, that) {
  const n = points.length;
  const array = new Float64Array(n * 2);
  for (let i = 0; i < n; ++i) {
    const p = points[i];
    array[i * 2] = fx.call(that, p, i, points);
    array[i * 2 + 1] = fy.call(that, p, i, points);
  }
  return array;
}

function* flatIterable(points, fx, fy, that) {
  let i = 0;
  for (const p of points) {
    yield fx.call(that, p, i, points);
    yield fy.call(that, p, i, points);
    ++i;
  }
}

//https://github.com/mapbox/delaunator
!function(t,i){"object"==typeof exports&&"undefined"!=typeof module?module.exports=i():"function"==typeof define&&define.amd?define(i):(t="undefined"!=typeof globalThis?globalThis:t||self).Delaunator=i()}(this,(function(){"use strict";const t=134217729;function i(t,i,s,e,n){let h,r,l,o,a=i[0],f=e[0],c=0,u=0;f>a==f>-a?(h=a,a=i[++c]):(h=f,f=e[++u]);let _=0;if(c<t&&u<s)for(f>a==f>-a?(r=a+h,l=h-(r-a),a=i[++c]):(r=f+h,l=h-(r-f),f=e[++u]),h=r,0!==l&&(n[_++]=l);c<t&&u<s;)f>a==f>-a?(r=h+a,o=r-h,l=h-(r-o)+(a-o),a=i[++c]):(r=h+f,o=r-h,l=h-(r-o)+(f-o),f=e[++u]),h=r,0!==l&&(n[_++]=l);for(;c<t;)r=h+a,o=r-h,l=h-(r-o)+(a-o),a=i[++c],h=r,0!==l&&(n[_++]=l);for(;u<s;)r=h+f,o=r-h,l=h-(r-o)+(f-o),f=e[++u],h=r,0!==l&&(n[_++]=l);return 0===h&&0!==_||(n[_++]=h),_}function s(t){return new Float64Array(t)}const e=s(4),n=s(8),h=s(12),r=s(16),l=s(4);function o(s,o,a,f,c,u){const _=(o-u)*(a-c),d=(s-c)*(f-u),g=_-d;if(0===_||0===d||_>0!=d>0)return g;const y=Math.abs(_+d);return Math.abs(g)>=33306690738754716e-32*y?g:-function(s,o,a,f,c,u,_){let d,g,y,w,b,A,k,M,p,x,S,T,z,U,m,K,L,v;const F=s-c,P=a-c,E=o-u,H=f-u;U=F*H,A=t*F,k=A-(A-F),M=F-k,A=t*H,p=A-(A-H),x=H-p,m=M*x-(U-k*p-M*p-k*x),K=E*P,A=t*E,k=A-(A-E),M=E-k,A=t*P,p=A-(A-P),x=P-p,L=M*x-(K-k*p-M*p-k*x),S=m-L,b=m-S,e[0]=m-(S+b)+(b-L),T=U+S,b=T-U,z=U-(T-b)+(S-b),S=z-K,b=z-S,e[1]=z-(S+b)+(b-K),v=T+S,b=v-T,e[2]=T-(v-b)+(S-b),e[3]=v;let I=function(t,i){let s=i[0];for(let e=1;e<t;e++)s+=i[e];return s}(4,e),N=22204460492503146e-32*_;if(I>=N||-I>=N)return I;if(b=s-F,d=s-(F+b)+(b-c),b=a-P,y=a-(P+b)+(b-c),b=o-E,g=o-(E+b)+(b-u),b=f-H,w=f-(H+b)+(b-u),0===d&&0===g&&0===y&&0===w)return I;if(N=11093356479670487e-47*_+33306690738754706e-32*Math.abs(I),I+=F*w+H*d-(E*y+P*g),I>=N||-I>=N)return I;U=d*H,A=t*d,k=A-(A-d),M=d-k,A=t*H,p=A-(A-H),x=H-p,m=M*x-(U-k*p-M*p-k*x),K=g*P,A=t*g,k=A-(A-g),M=g-k,A=t*P,p=A-(A-P),x=P-p,L=M*x-(K-k*p-M*p-k*x),S=m-L,b=m-S,l[0]=m-(S+b)+(b-L),T=U+S,b=T-U,z=U-(T-b)+(S-b),S=z-K,b=z-S,l[1]=z-(S+b)+(b-K),v=T+S,b=v-T,l[2]=T-(v-b)+(S-b),l[3]=v;const j=i(4,e,4,l,n);U=F*w,A=t*F,k=A-(A-F),M=F-k,A=t*w,p=A-(A-w),x=w-p,m=M*x-(U-k*p-M*p-k*x),K=E*y,A=t*E,k=A-(A-E),M=E-k,A=t*y,p=A-(A-y),x=y-p,L=M*x-(K-k*p-M*p-k*x),S=m-L,b=m-S,l[0]=m-(S+b)+(b-L),T=U+S,b=T-U,z=U-(T-b)+(S-b),S=z-K,b=z-S,l[1]=z-(S+b)+(b-K),v=T+S,b=v-T,l[2]=T-(v-b)+(S-b),l[3]=v;const q=i(j,n,4,l,h);U=d*w,A=t*d,k=A-(A-d),M=d-k,A=t*w,p=A-(A-w),x=w-p,m=M*x-(U-k*p-M*p-k*x),K=g*y,A=t*g,k=A-(A-g),M=g-k,A=t*y,p=A-(A-y),x=y-p,L=M*x-(K-k*p-M*p-k*x),S=m-L,b=m-S,l[0]=m-(S+b)+(b-L),T=U+S,b=T-U,z=U-(T-b)+(S-b),S=z-K,b=z-S,l[1]=z-(S+b)+(b-K),v=T+S,b=v-T,l[2]=T-(v-b)+(S-b),l[3]=v;const D=i(q,h,4,l,r);return r[D-1]}(s,o,a,f,c,u,y)}const a=Math.pow(2,-52),f=new Uint32Array(512);class c{static from(t,i=w,s=b){const e=t.length,n=new Float64Array(2*e);for(let h=0;h<e;h++){const e=t[h];n[2*h]=i(e),n[2*h+1]=s(e)}return new c(n)}constructor(t){const i=t.length>>1;if(i>0&&"number"!=typeof t[0])throw new Error("Expected coords to contain numbers.");this.coords=t;const s=Math.max(2*i-5,0);this._triangles=new Uint32Array(3*s),this._halfedges=new Int32Array(3*s),this._hashSize=Math.ceil(Math.sqrt(i)),this._hullPrev=new Uint32Array(i),this._hullNext=new Uint32Array(i),this._hullTri=new Uint32Array(i),this._hullHash=new Int32Array(this._hashSize).fill(-1),this._ids=new Uint32Array(i),this._dists=new Float64Array(i),this.update()}update(){const{coords:t,_hullPrev:i,_hullNext:s,_hullTri:e,_hullHash:n}=this,h=t.length>>1;let r=1/0,l=1/0,f=-1/0,c=-1/0;for(let i=0;i<h;i++){const s=t[2*i],e=t[2*i+1];s<r&&(r=s),e<l&&(l=e),s>f&&(f=s),e>c&&(c=e),this._ids[i]=i}const _=(r+f)/2,y=(l+c)/2;let w,b,A,k=1/0;for(let i=0;i<h;i++){const s=u(_,y,t[2*i],t[2*i+1]);s<k&&(w=i,k=s)}const M=t[2*w],p=t[2*w+1];k=1/0;for(let i=0;i<h;i++){if(i===w)continue;const s=u(M,p,t[2*i],t[2*i+1]);s<k&&s>0&&(b=i,k=s)}let x=t[2*b],S=t[2*b+1],T=1/0;for(let i=0;i<h;i++){if(i===w||i===b)continue;const s=d(M,p,x,S,t[2*i],t[2*i+1]);s<T&&(A=i,T=s)}let z=t[2*A],U=t[2*A+1];if(T===1/0){for(let i=0;i<h;i++)this._dists[i]=t[2*i]-t[0]||t[2*i+1]-t[1];g(this._ids,this._dists,0,h-1);const i=new Uint32Array(h);let s=0;for(let t=0,e=-1/0;t<h;t++){const n=this._ids[t];this._dists[n]>e&&(i[s++]=n,e=this._dists[n])}return this.hull=i.subarray(0,s),this.triangles=new Uint32Array(0),void(this.halfedges=new Uint32Array(0))}if(o(M,p,x,S,z,U)<0){const t=b,i=x,s=S;b=A,x=z,S=U,A=t,z=i,U=s}const m=function(t,i,s,e,n,h){const r=s-t,l=e-i,o=n-t,a=h-i,f=r*r+l*l,c=o*o+a*a,u=.5/(r*a-l*o);return{x:t+(a*f-l*c)*u,y:i+(r*c-o*f)*u}}(M,p,x,S,z,U);this._cx=m.x,this._cy=m.y;for(let i=0;i<h;i++)this._dists[i]=u(t[2*i],t[2*i+1],m.x,m.y);g(this._ids,this._dists,0,h-1),this._hullStart=w;let K=3;s[w]=i[A]=b,s[b]=i[w]=A,s[A]=i[b]=w,e[w]=0,e[b]=1,e[A]=2,n.fill(-1),n[this._hashKey(M,p)]=w,n[this._hashKey(x,S)]=b,n[this._hashKey(z,U)]=A,this.trianglesLen=0,this._addTriangle(w,b,A,-1,-1,-1);for(let h,r,l=0;l<this._ids.length;l++){const f=this._ids[l],c=t[2*f],u=t[2*f+1];if(l>0&&Math.abs(c-h)<=a&&Math.abs(u-r)<=a)continue;if(h=c,r=u,f===w||f===b||f===A)continue;let _=0;for(let t=0,i=this._hashKey(c,u);t<this._hashSize&&(_=n[(i+t)%this._hashSize],-1===_||_===s[_]);t++);_=i[_];let d,g=_;for(;d=s[g],o(c,u,t[2*g],t[2*g+1],t[2*d],t[2*d+1])>=0;)if(g=d,g===_){g=-1;break}if(-1===g)continue;let y=this._addTriangle(g,f,s[g],-1,-1,e[g]);e[f]=this._legalize(y+2),e[g]=y,K++;let k=s[g];for(;d=s[k],o(c,u,t[2*k],t[2*k+1],t[2*d],t[2*d+1])<0;)y=this._addTriangle(k,f,d,e[f],-1,e[k]),e[f]=this._legalize(y+2),s[k]=k,K--,k=d;if(g===_)for(;d=i[g],o(c,u,t[2*d],t[2*d+1],t[2*g],t[2*g+1])<0;)y=this._addTriangle(d,f,g,-1,e[g],e[d]),this._legalize(y+2),e[d]=y,s[g]=g,K--,g=d;this._hullStart=i[f]=g,s[g]=i[k]=f,s[f]=k,n[this._hashKey(c,u)]=f,n[this._hashKey(t[2*g],t[2*g+1])]=g}this.hull=new Uint32Array(K);for(let t=0,i=this._hullStart;t<K;t++)this.hull[t]=i,i=s[i];this.triangles=this._triangles.subarray(0,this.trianglesLen),this.halfedges=this._halfedges.subarray(0,this.trianglesLen)}_hashKey(t,i){return Math.floor(function(t,i){const s=t/(Math.abs(t)+Math.abs(i));return(i>0?3-s:1+s)/4}(t-this._cx,i-this._cy)*this._hashSize)%this._hashSize}_legalize(t){const{_triangles:i,_halfedges:s,coords:e}=this;let n=0,h=0;for(;;){const r=s[t],l=t-t%3;if(h=l+(t+2)%3,-1===r){if(0===n)break;t=f[--n];continue}const o=r-r%3,a=l+(t+1)%3,c=o+(r+2)%3,u=i[h],d=i[t],g=i[a],y=i[c];if(_(e[2*u],e[2*u+1],e[2*d],e[2*d+1],e[2*g],e[2*g+1],e[2*y],e[2*y+1])){i[t]=y,i[r]=u;const e=s[c];if(-1===e){let i=this._hullStart;do{if(this._hullTri[i]===c){this._hullTri[i]=t;break}i=this._hullPrev[i]}while(i!==this._hullStart)}this._link(t,e),this._link(r,s[h]),this._link(h,c);const l=o+(r+1)%3;n<f.length&&(f[n++]=l)}else{if(0===n)break;t=f[--n]}}return h}_link(t,i){this._halfedges[t]=i,-1!==i&&(this._halfedges[i]=t)}_addTriangle(t,i,s,e,n,h){const r=this.trianglesLen;return this._triangles[r]=t,this._triangles[r+1]=i,this._triangles[r+2]=s,this._link(r,e),this._link(r+1,n),this._link(r+2,h),this.trianglesLen+=3,r}}function u(t,i,s,e){const n=t-s,h=i-e;return n*n+h*h}function _(t,i,s,e,n,h,r,l){const o=t-r,a=i-l,f=s-r,c=e-l,u=n-r,_=h-l,d=f*f+c*c,g=u*u+_*_;return o*(c*g-d*_)-a*(f*g-d*u)+(o*o+a*a)*(f*_-c*u)<0}function d(t,i,s,e,n,h){const r=s-t,l=e-i,o=n-t,a=h-i,f=r*r+l*l,c=o*o+a*a,u=.5/(r*a-l*o),_=(a*f-l*c)*u,d=(r*c-o*f)*u;return _*_+d*d}function g(t,i,s,e){if(e-s<=20)for(let n=s+1;n<=e;n++){const e=t[n],h=i[e];let r=n-1;for(;r>=s&&i[t[r]]>h;)t[r+1]=t[r--];t[r+1]=e}else{let n=s+1,h=e;y(t,s+e>>1,n),i[t[s]]>i[t[e]]&&y(t,s,e),i[t[n]]>i[t[e]]&&y(t,n,e),i[t[s]]>i[t[n]]&&y(t,s,n);const r=t[n],l=i[r];for(;;){do{n++}while(i[t[n]]<l);do{h--}while(i[t[h]]>l);if(h<n)break;y(t,n,h)}t[s+1]=t[h],t[h]=r,e-n+1>=h-s?(g(t,i,n,e),g(t,i,s,h-1)):(g(t,i,s,h-1),g(t,i,n,e))}}function y(t,i,s){const e=t[i];t[i]=t[s],t[s]=e}function w(t){return t[0]}function b(t){return t[1]}return c}));
